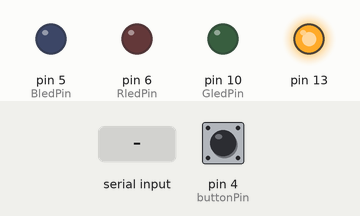
The sketch below on a simulated Arduino Leonardo, built with avr-gcc and run on an emulated ATmega32U4. Parts: output pins drawn as LEDs (lit = HIGH). The test bench sets the inputs (shaded band); at power-on: pin 4 (buttonPin) LOW. What the sketch prints to the serial monitor is not drawn.

Above: at 1.2 s.
1.3 s: "90,45,200\n" received over Serial
At 2.3 s:
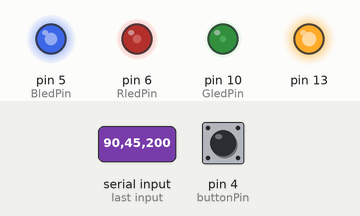
2.8 s: ",\n" received over Serial
At 3.5 s:
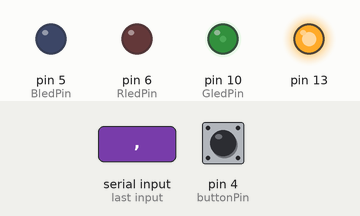
4.3 s: "30,150,10\n" received over Serial
At 4.6 s:
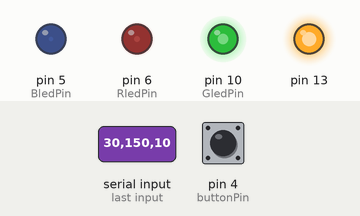
5.8 s: "90,45\n" received over Serial
At 7.0 s:
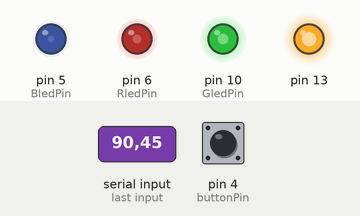
7.3 s: "30,150\n" received over Serial
At 8.1 s:
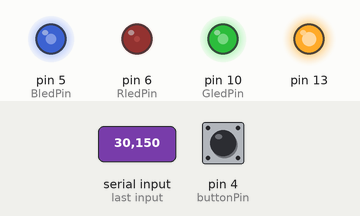
8.8 s: "30,150,10,200\n" received over Serial
At 9.2 s:
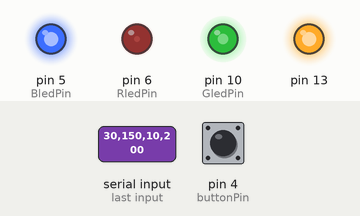
Timing chart, 0 to 11.3 s (numbered marks = the images above; inputs shaded):
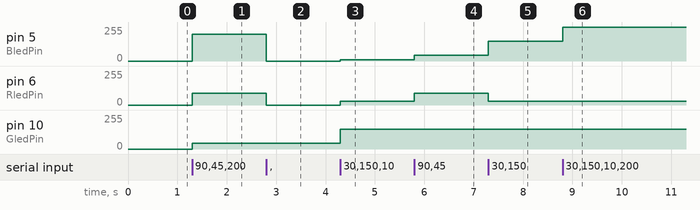

The sketch:

gt2k.ino
```cpp
/*
  Grouille Toi 2000
  Arduino Sketch
*/

String inString = "";    // string to hold input
int currentColor = 0;
int red, green, blue = 0;

int WledPin = 9;  // White leds ramp
int RledPin = 6;   // Red Leds
int GledPin = 10;  // Green Leds
int BledPin = 5;  // Blue Leds

int buttonPin = 4;
int buttonState;             // the current reading from the input pin
int lastButtonState = LOW;   // the previous reading from the input pin
// the following variables are long's because the time, measured in miliseconds,
// will quickly become a bigger number than can be stored in an int.
long lastDebounceTime = 0;  // the last time the output pin was toggled
long debounceDelay = 50;    // the debounce time; increase if the output flickers


void setup() {
  // Open serial communications and wait for port to open:
  Serial.begin(9600);
  while (!Serial) {
    ; // wait for serial port to connect. Needed for Leonardo only
  }

  // send an intro:
  Serial.println("\n\nString toInt() RGB:");
  Serial.println();
  // set LED cathode pins as outputs:
  pinMode(RledPin, OUTPUT);
  pinMode(GledPin, OUTPUT);
  pinMode(BledPin, OUTPUT);
  pinMode(buttonPin, INPUT);
  // turn on pin 13 to power the LEDs:
  pinMode(13, OUTPUT);
  digitalWrite(13, HIGH);
}

void loop() {
  int inChar;

  // Read serial input:
  if (Serial.available() > 0) {
    inChar = Serial.read();
    //Serial.write(inChar);
  }

  if (isDigit(inChar)) {
    // convert the incoming byte to a char
    // and add it to the string:
    inString += (char)inChar;
  }

  // if you get a comma, convert to a number,
  // set the appropriate color, and increment
  // the color counter:
  if (inChar == ',') {
    // do something different for each value of currentColor:
    switch (currentColor) {
    case 0:    // 0 = red
      red = inString.toInt();
      // clear the string for new input:
      inString = "";
      break;
    case 1:    // 1 = green:
      green = inString.toInt();
      // clear the string for new input:
      inString = "";
      break;
    }
    currentColor++;
  }
  // if you get a newline, you know you've got
  // the last color, i.e. blue:
  if (inChar == '\n') {
    blue = inString.toInt();

    // set the levels of the LED.
    // subtract value from 255 because a higher
    // analogWrite level means a dimmer LED, since
    // you're raising the level on the anode:
    analogWrite(RledPin,  red);
    analogWrite(GledPin, green);
    analogWrite(BledPin, blue);

    // print the colors:
    //Serial.print("Red: ");
    //Serial.print(red);
    //Serial.print(", Green: ");
    //Serial.print(green);
    //Serial.print(", Blue: ");
    //Serial.println(blue);

    // clear the string for new input:
    inString = "";
    // reset the color counter:
    currentColor = 0;
  }


 // read the state of the switch into a local variable:
  int reading = digitalRead(buttonPin);

  // check to see if you just pressed the button
  // (i.e. the input went from LOW to HIGH),  and you've waited
  // long enough since the last press to ignore any noise:

  // If the switch changed, due to noise or pressing:
  if (reading != lastButtonState) {
    // reset the debouncing timer
    lastDebounceTime = millis();
  }

  if ((millis() - lastDebounceTime) > debounceDelay) {
    // whatever the reading is at, it's been there for longer
    // than the debounce delay, so take it as the actual current state:

    // if the button state has changed:
    if (reading != buttonState) {
      buttonState = reading;

      // only toggle the LED if the new button state is HIGH
      if (buttonState == HIGH) {
        Serial.println("Button_pressed");
      }
    }
  }
   // save the reading.  Next time through the loop,
  // it'll be the lastButtonState:
  lastButtonState = reading;


}
```

Measured:
- after the input at 1.3 s, pin 5 (BledPin): 0/255 → 200/255 at once; pin 6 (RledPin): 0/255 → 90/255 at once; pin 10 (GledPin): 0/255 → 45/255 at once
- after the input at 2.8 s, pin 5 (BledPin): 200/255 → 0/255 at once; pin 6 (RledPin): 90/255 → 0/255 at once
- after the input at 4.3 s, pin 5 (BledPin): 0/255 → 10/255 at once; pin 6 (RledPin): 0/255 → 30/255 at once; pin 10 (GledPin): 45/255 → 150/255 at once
- after the input at 5.8 s, pin 5 (BledPin): 10/255 → 45/255 at once; pin 6 (RledPin): 30/255 → 90/255 at once
- after the input at 7.3 s, pin 5 (BledPin): 45/255 → 150/255 at once; pin 6 (RledPin): 90/255 → 30/255 at once
- after the input at 8.8 s, pin 5 (BledPin): 150/255 → 255/255 at once
